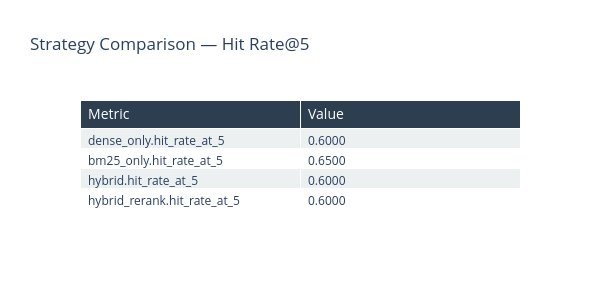
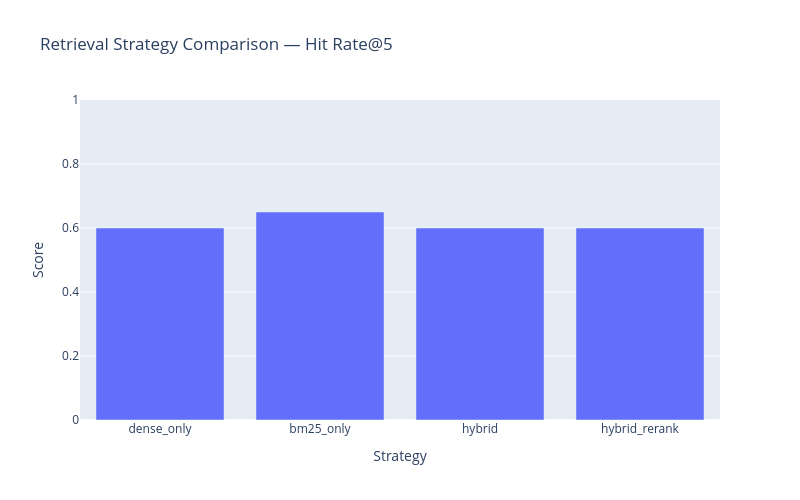

The notebook cell saved with these charts, in order:
### Code cell
# --- Strategy Comparison ---
from src.evaluation.strategy_comparison import compare_strategies, render_comparison_report

strategy_results = compare_strategies(vectorstore, child_chunks, reranker_fn=rerank)

print("Strategy Comparison — Hit Rate@5:")
for name, vals in strategy_results.items():
    print(f"  {name}: {vals['hit_rate_at_5']:.4f}")

# Render comparison charts
table_fig, chart_fig = render_comparison_report(strategy_results)
table_fig.show()
chart_fig.show()

### Figure 1 — Plotly figure (JSON) as saved in the notebook; plotly's stock layout.template omitted (floating-point values rounded to 4 significant figures)
{"data": [{"cells": {"align": "left", "fill": {"color": [["#ecf0f1", "#ffffff", "#ecf0f1", "#ffffff", "#ecf0f1", "#ffffff"]]}, "font": {"size": 12}, "values": [["dense_only.hit_rate_at_5", "bm25_only.hit_rate_at_5", "hybrid.hit_rate_at_5", "hybrid_rerank.hit_rate_at_5"], ["0.6000", "0.6500", "0.6000", "0.6000"]]}, "header": {"align": "left", "fill": {"color": "#2c3e50"}, "font": {"color": "white", "size": 14}, "values": ["Metric", "Value"]}, "type": "table"}], "layout": {"height": 300, "title": {"text": "Strategy Comparison — Hit Rate@5"}, "width": 600}}

### Figure 2 — Plotly figure (JSON) as saved in the notebook; plotly's stock layout.template omitted (floating-point values rounded to 4 significant figures)
{"data": [{"name": "hit_rate_at_5", "type": "bar", "x": ["dense_only", "bm25_only", "hybrid", "hybrid_rerank"], "y": [0.6, 0.65, 0.6, 0.6]}], "layout": {"barmode": "group", "height": 500, "title": {"text": "Retrieval Strategy Comparison — Hit Rate@5"}, "width": 800, "xaxis": {"title": {"text": "Strategy"}}, "yaxis": {"range": [0, 1], "title": {"text": "Score"}}}}
